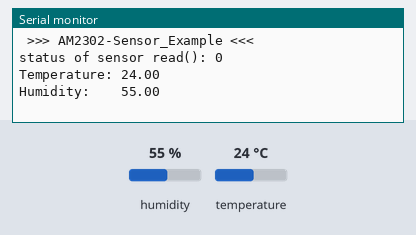
A sketch run on a simulated Arduino Uno, built with avr-gcc and run on an emulated ATmega328P. Parts: the last lines printed to the serial monitor. Inputs (shaded band) come from the test bench; at power-on: humidity 55 %, temperature 24 °C.

Above: at 4.2 s.
4.3 s: humidity set to 22 %
8.0 s: temperature set to 12 °C
At 9.2 s:
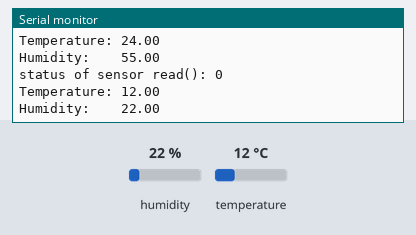
11.7 s: humidity set to 40 %
At 14.0 s:
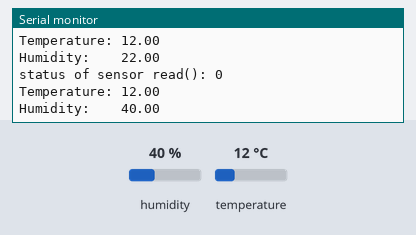
Timing chart, 0 to 15.5 s (numbered marks = the images above; inputs shaded):
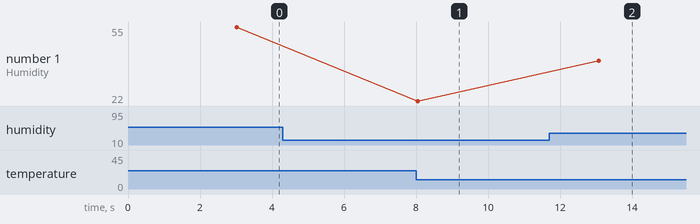

The sketch:

DHT22.ino
```cpp
#include <AM2302-Sensor.h>

constexpr unsigned int SENSOR_PIN {16U};

AM2302::AM2302_Sensor am2302{SENSOR_PIN};

void setup() {
   Serial.begin(115200);
   while (!Serial) {
      yield();
   }
   Serial.print(F("\n >>> AM2302-Sensor_Example <<<\n\n"));

   // set pin and check for sensor
   if (am2302.begin()) {
      // this delay is needed to receive valid data,
      // when the loop directly read again
      delay(3000);
   }
   else {
      while (true) {
      Serial.println("Error: sensor check. => Please check sensor connection!");
      delay(10000);
      }
   }
}

void loop() {
   // put your main code here, to run repeatedly:
   auto status = am2302.read();
   Serial.print("\n\nstatus of sensor read(): ");
   Serial.println(status);

   Serial.print("Temperature: ");
   Serial.println(am2302.get_Temperature());

   Serial.print("Humidity:    ");
   Serial.println(am2302.get_Humidity());
   delay(5000);
}
```

Measured:
- after the input at 8.0 s, the serial monitor: prints a new line at once (image 1)
- after the input at 11.7 s, the serial monitor: prints a new line after 1.4 s (image 2)
- plotted number 1: 22 → 40 after the input at 11.7 s
